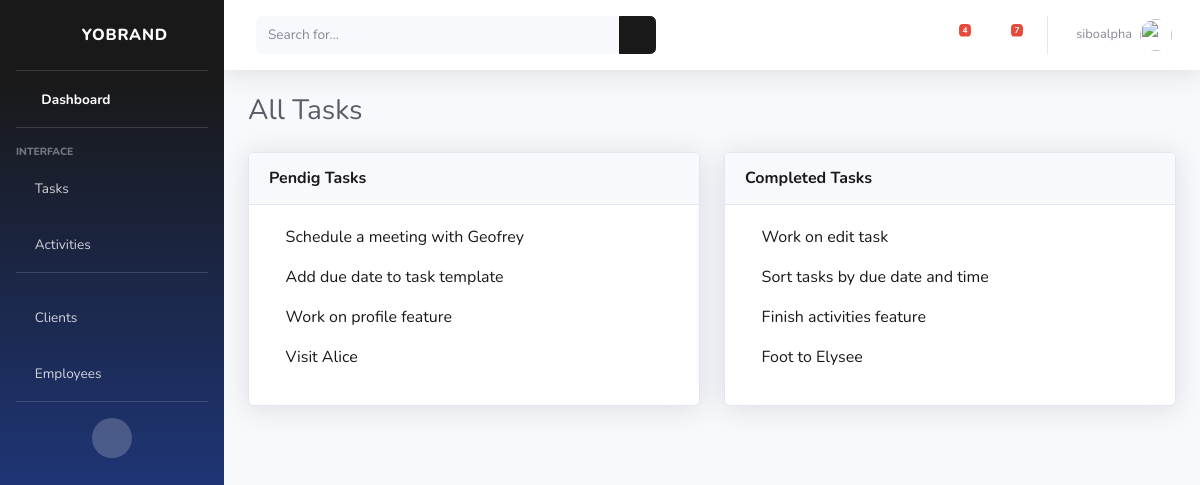
Before: /tasks/ (signed in) with the older database file.
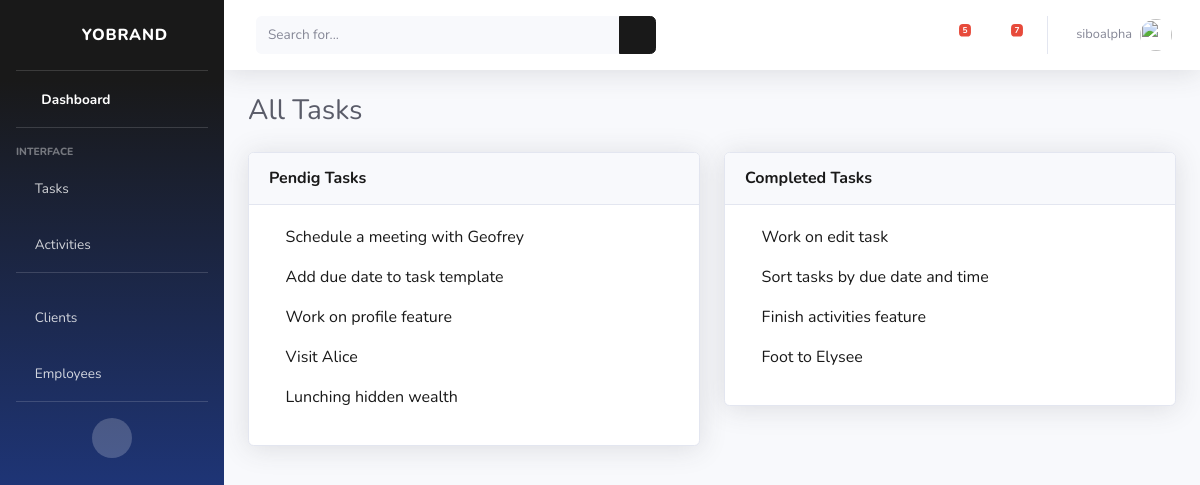
After: the same page with the newer database file.
### cms/models.py (models this page shows, shortened)
class Task(models.Model):
    title = models.CharField(max_length=40, null=True)
    description = models.TextField(max_length=200, null=True)
    employee = models.ForeignKey(User, on_delete=models.SET_NULL, null=True)
    project = models.ForeignKey(Project, on_delete=models.SET_NULL ,null=True)
    complete = models.BooleanField(default=False)
    due_date = models.DateField(auto_now_add=False, null=True)
    due_time = models.TimeField(auto_now_add=False, null=True)

### cms/views.py (the view)
# urls.py: path('tasks/', views.tasks, name="tasks"),
@login_required(login_url='login')
def tasks(request):
    tasks = Task.objects.filter(employee=request.user).order_by('due_date', 'due_time')
    tasks_notification = Task.objects.filter(employee=request.user, complete = False).count()
    context = {'tasks': tasks, 'tasks_notification': tasks_notification}
    return render(request, 'cms/tasks.html', context)

### cms/templates/cms/tasks.html
{% extends 'cms/base.html' %}
{% block content %}
<div class="container-fluid">
    <div class="d-sm-flex align-items-center justify-content-between mb-4">
        <h1 class="h3 mb-0 text-gray-800">All Tasks</h1>
    </div>
    <div class="row">
        <div class="col-lg-6">
            <div class="card shadow mb-4">
                <div class="card-header py-3 d-flex flex-row align-items-center justify-content-between">
                    <h6 class="m-0 font-weight-bold text-primary"> Pendig Tasks</h6>
                </div>
                <div class="card-body">
                    {% for task in tasks %}
                    {% if task.complete == False %}
                    <a href="{% url 'task' task.id %}">
                        <p><span><i class="far fa-dot-circle" style='color:red'></i><span> </span>{{task.title}}</p>
                    </a>
                    {% endif %}
                    {% endfor %}
                </div>
            </div>
        </div>
        <div class="col-lg-6">
            <div class="card shadow mb-4">
                <div class="card-header py-3 d-flex flex-row align-items-center justify-content-between">
                    <h6 class="m-0 font-weight-bold text-primary"> Completed Tasks</h6>
                </div>
                <div class="card-body">
                    {% for task in tasks %}
                    {% if task.complete %}
                    <a href="{% url 'task' task.id %}">
                        <p><span><i class="far fa-check-circle" style='color:green'></i><span> </span>{{task.title}}</p>
                    </a>
                    {% endif %}
                    {% endfor %}
                </div>
            </div>
        </div>
    </div>
</div>
{% endblock %}

### cms/templates/cms/base.html (shortened to what the changed rows need)
<!DOCTYPE html>
{% load static %}
<html lang="en">
<head>
    <link href="{% static 'vendor/fontawesome-free/css/all.min.css' %}" rel="stylesheet" type="text/css">
    <link href="{% static 'css/sb-admin-2.min.css' %}" rel="stylesheet">
</head>
<body id="page-top">
    <div id="wrapper">
        <div id="content-wrapper" class="d-flex flex-column">
            <div id="content">
                <nav class="navbar navbar-expand navbar-light bg-white topbar mb-4 static-top shadow">
                    <ul class="navbar-nav ml-auto">
                        <li class="nav-item dropdown no-arrow mx-1">
                            <a class="nav-link dropdown-toggle" href="#" id="alertsDropdown" role="button"
                                data-toggle="dropdown" aria-haspopup="true" aria-expanded="false">
                                <i class="fas fa-bell fa-fw"></i>
                                {% if tasks_notification %}
                                <span class="badge badge-danger badge-counter">{{tasks_notification}}</span>
                                {% endif %}
                            </a>
                        </li>
                    </ul>
                </nav>
                {% block content%}
                {% endblock %}
</body>
</html>

Changed rows visible on the page:
added Task: title "Lunching hidden wealth", shown under "Pendig Tasks"
Other visible differences:
{{ tasks_notification }}: "4" → "5"
